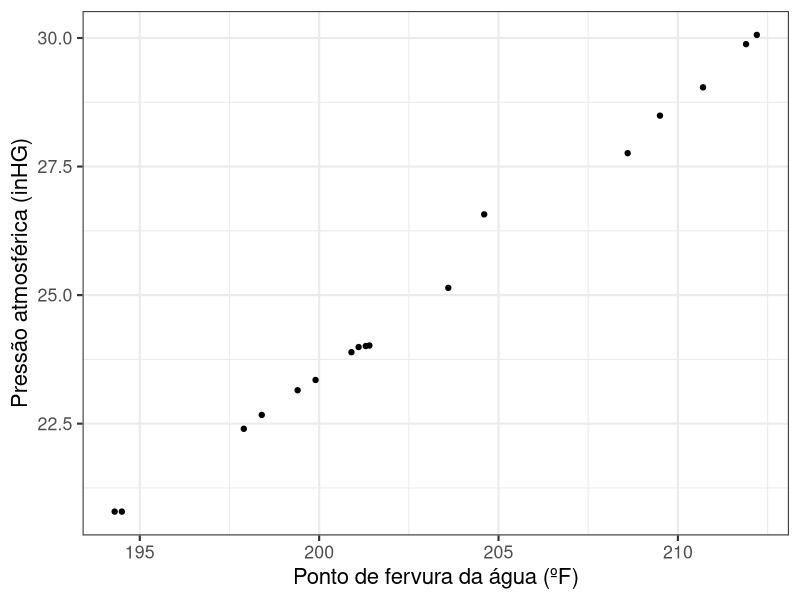
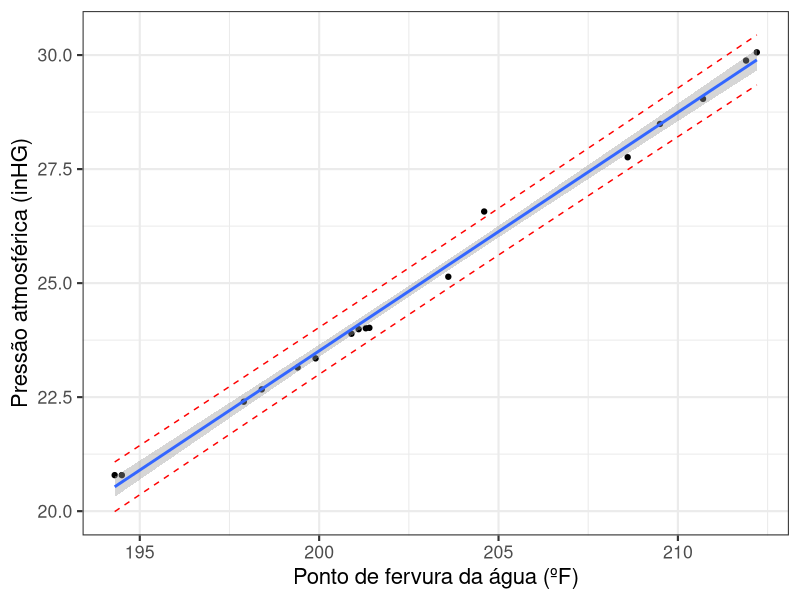

The R script that drew these images, in order:
## Table 11.5, DeGroot (4th ed.)
boiling.pt <- read.csv(file = "dados_ponto_fervura.csv") 
head(boiling.pt)

## Ajustando o modelo
linmod <- lm(pressao ~ pt_fervura, data = boiling.pt)
summary(linmod)

### plotting code taken from https://rstudio-pubs-static.s3.amazonaws.com/71339_d0b8346f41314979bc394448c5d60d86.html
temp_var <- predict(linmod, interval = "prediction")
new_df <- cbind(boiling.pt, temp_var)

library(ggplot2)
p0 <- ggplot(new_df, aes(pt_fervura, pressao))+
  geom_point() +
  scale_x_continuous("Ponto de fervura da água (ºF)") + 
  scale_y_continuous("Pressão atmosférica (inHG)")  +
  theme_bw(base_size = 16)
p0

p1 <- p0 + 
  geom_line(aes(y = lwr), color = "red", linetype = "dashed")+
  geom_line(aes(y = upr), color = "red", linetype = "dashed")+
  geom_smooth(method=lm, se = TRUE) + 
  theme_bw(base_size = 16)

p1